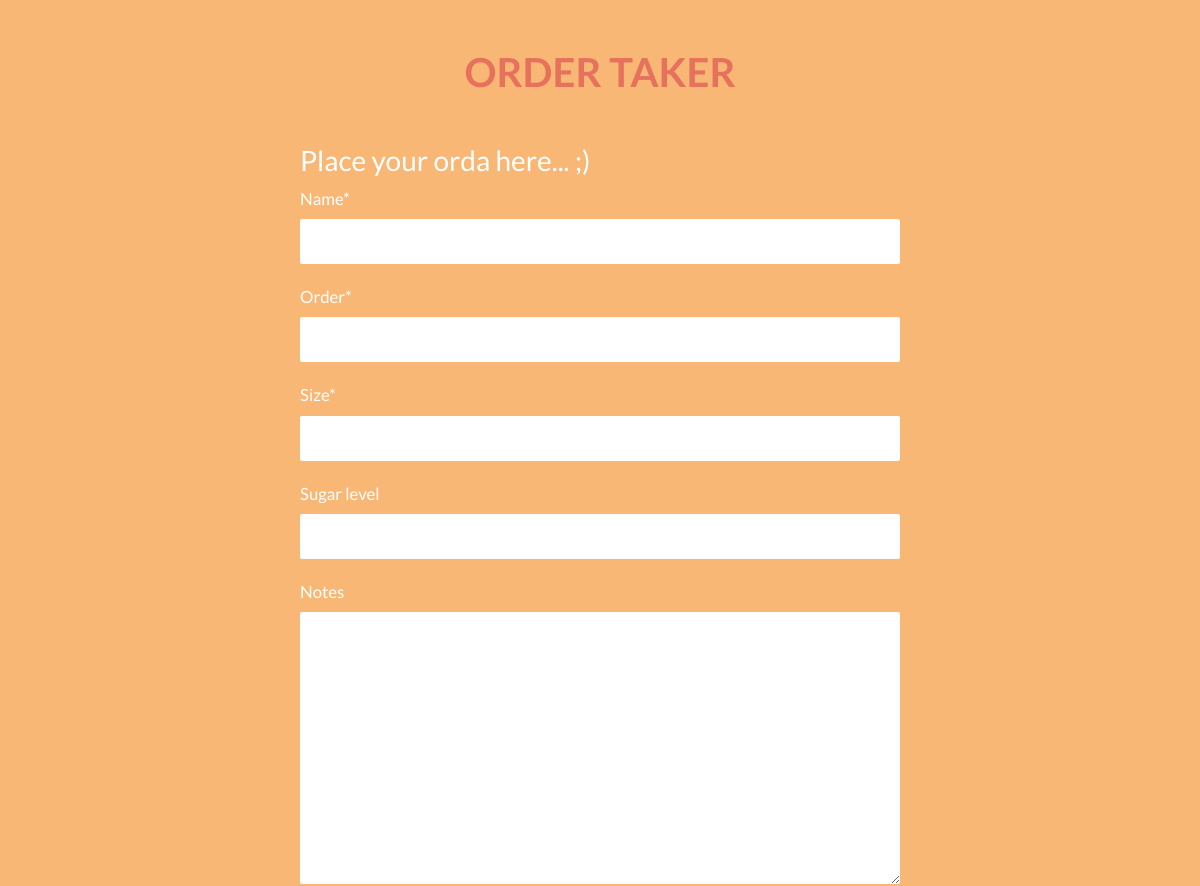
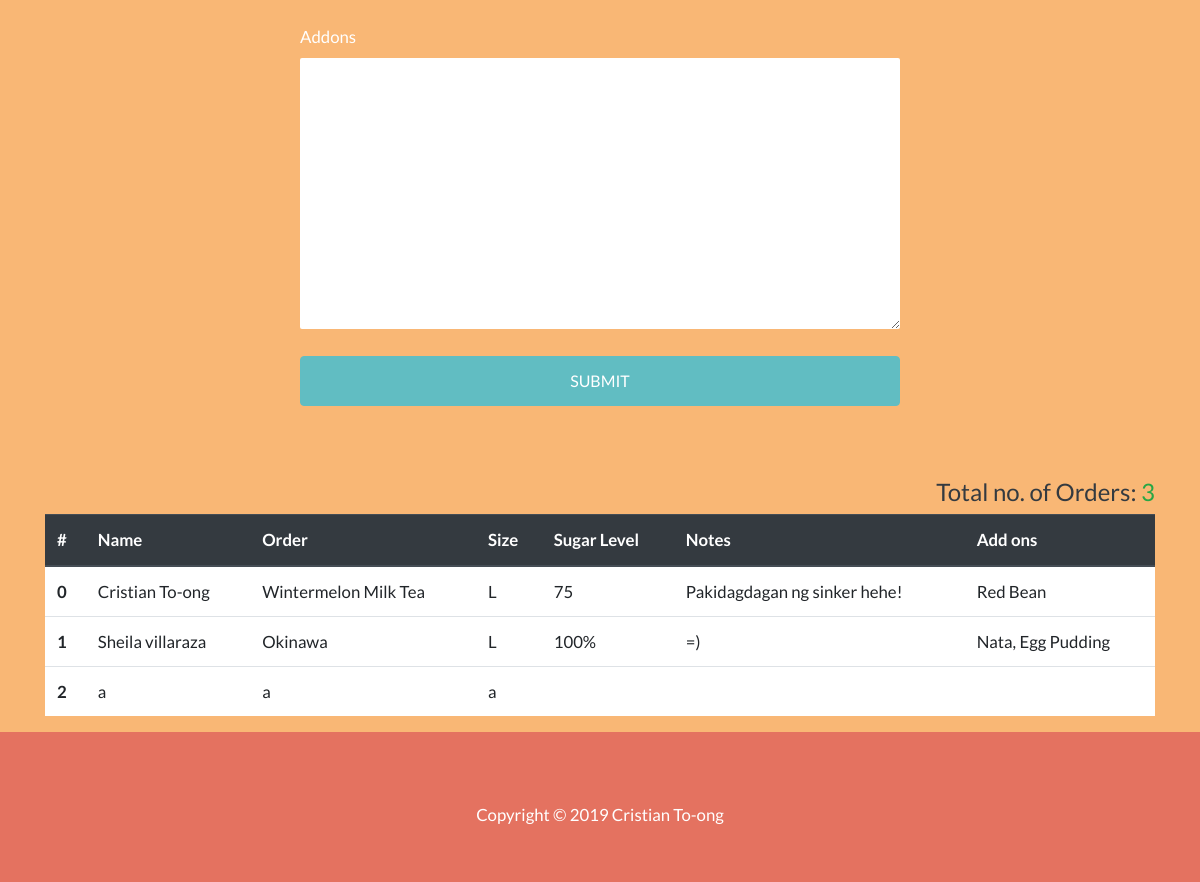
The page / on the database its author committed (2 pictures, top to bottom).
### ordertaker/models.py (models this page shows, shortened)
class Order(models.Model):
    name = models.CharField(max_length=100, default='')
    order = models.CharField(max_length=100)
    size = models.CharField(max_length=5, default='')
    sugar_level = models.CharField(max_length=10, blank=True, default='')
    notes = models.TextField(blank=True)
    addons = models.TextField(blank=True)

### ordertaker/views.py (the view, shortened to what this page needs)
# urls.py: path('', views.order_view, name='home'),
def order_view(request):
    menu = Order.objects.all()
    form = OrderForm(request.POST or None)
    context = {
        'form':form,
        'menu': menu
        }
    return render(request, 'index.html', context)

### ordertaker/forms.py
class OrderForm(ModelForm):
    class Meta:
        model = Order
        fields = '__all__'

### templates/index.html (shortened to what this page needs)
{% load crispy_forms_tags %}
{% load static %}
<!DOCTYPE html>
<html lang="en">
<head>
  <link rel="stylesheet" href="https://stackpath.bootstrapcdn.com/bootstrap/4.3.1/css/bootstrap.min.css">
  <link rel="stylesheet" href="{% static 'main.css' %}">
</head>
<body>
  <div class="container">
    <h1 class="text-center mb-5 mt-5">ORDER TAKER</h1>
    <div class="order-form">
      <h3>Place your orda here... ;)</h3>
    <form action="" method="POST" class="mb-5">
        {{ form|crispy }}
        <button class="btn btn-primary btn-custom" type="submit">SUBMIT</button>
    </form>
  </div>
  <div class="">
    <h4 class="float-right text-dark display-5 mt-4">Total no. of Orders: <span class="text-success">{{ menu.count }}</span></h4>
</div>
    <table class="table">
      <thead class="thead-dark">
        <tr>
          <th scope="col">#</th>
          <th scope="col">Name</th>
          <th scope="col">Order</th>
          <th scope="col">Size</th>
          <th scope="col">Sugar Level</th>
          <th scope="col">Notes</th>
          <th scope="col">Add ons</th>
        </tr>
      </thead>
      <tbody>
        {% for m in menu %}
        <tr>
          <th scope="row">{{ forloop.counter0 }}</th>
          <td>{{m.name}}</td>
          <td>{{m.order}}</td>
          <td>{{m.size}}</td>
          <td>{{m.sugar_level}}</td>
          <td>{{m.notes}}</td>
          <td>{{m.addons}}</td>
        </tr>
        {% endfor %}
      </tbody>
    </table>
</div>
<footer>
      <p>Copyright &copy; 2019 Cristian To-ong</p>
</footer>
</body>
</html>

### src/static/main.css (style rules this page uses)
body { font-family: 'Lato', sans-serif; color: #fff; background: #f9b775; font-weight: 400; font-size: 1.05rem; }
label, input { display: inline-block; }
label { float: left; }
input, textarea { margin-bottom: 20px; width: 100%; border: none; padding: 10px 10px; color: #4e576f; border-radius: 2px; }
.order-form { max-width: 600px; margin: 0 auto; }
.btn-primary { background: #61bdc2; width: 100%; padding: 12px 0px; }
h1 { color: #e6715c; font-weight: 700; }
.btn-custom { outline: none; border: 1px solid #61bdc2; }
table { background: #fff; }
footer { min-height: 150px; width: 100%; background: #e47260; text-align: center; padding-top: 70px; }

### rows shown on the page
Order: name "Cristian To-ong", order "Wintermelon Milk Tea", size "L", sugar_level "75", notes "Pakidagdagan ng sinker hehe!", addons "Red Bean"
Order: name "Sheila villaraza", order "Okinawa", size "L", sugar_level "100%", notes "=)", addons "Nata, Egg Pudding"
Order: name "a", order "a", size "a"

### other values the page prints
{{ menu.count }} "3"
